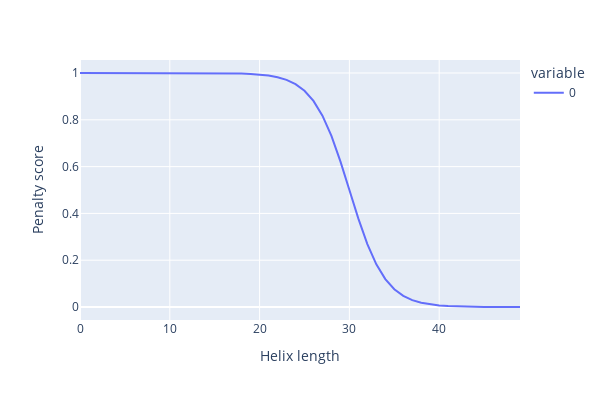

Notebook source saved alongside this figure:
### Code cell
x = range(50)
y = []
for i in x:
    y.append((1-sigmoid(i,hL0,0.5)))
fig = px.line(y, labels={"index": "Helix length", "value": "Penalty score"},  width=600, height=400)
fig.show()

### Figure 1 — Plotly figure (JSON) as saved in the notebook; plotly's stock layout.template omitted (floating-point values rounded to 4 significant figures)
{"data": [{"hovertemplate": "variable=0<br>Helix length=%{x}<br>Penalty score=%{y}<extra></extra>", "legendgroup": "0", "line": {"color": "#636efa", "dash": "solid"}, "marker": {"symbol": "circle"}, "mode": "lines", "name": "0", "orientation": "v", "showlegend": true, "type": "scatter", "x": [0, 1, 2, 3, 4, 5, 6, 7, 8, 9, 10, 11, 12, 13, 14, 15, 16, 17, 18, 19, 20, 21, 22, 23, 24, 25, 26, 27, 28, 29, 30, 31, 32, 33, 34, 35, 36, 37, 38, 39, 40, 41, 42, 43, 44, 45, 46, 47, 48, 49], "xaxis": "x", "y": [1.0, 1.0, 1.0, 1.0, 1.0, 1.0, 1.0, 1.0, 1.0, 1.0, 1.0, 0.9999, 0.9999, 0.9998, 0.9997, 0.9994, 0.9991, 0.9985, 0.9975, 0.9959, 0.9933, 0.989, 0.982, 0.9707, 0.9526, 0.9241, 0.8808, 0.8176, 0.7311, 0.6225, 0.5, 0.3775, 0.2689, 0.1824, 0.1192, 0.07586, 0.04743, 0.02931, 0.01799, 0.01099, 0.006693, 0.00407, 0.002473, 0.001501, 0.0009111, 0.0005528, 0.0003354, 0.0002034, 0.0001234, 7.485e-05], "yaxis": "y"}], "layout": {"height": 400, "legend": {"title": {"text": "variable"}, "tracegroupgap": 0}, "margin": {"t": 60}, "width": 600, "xaxis": {"anchor": "y", "domain": [0, 1], "title": {"text": "Helix length"}}, "yaxis": {"anchor": "x", "domain": [0, 1], "title": {"text": "Penalty score"}}}}
